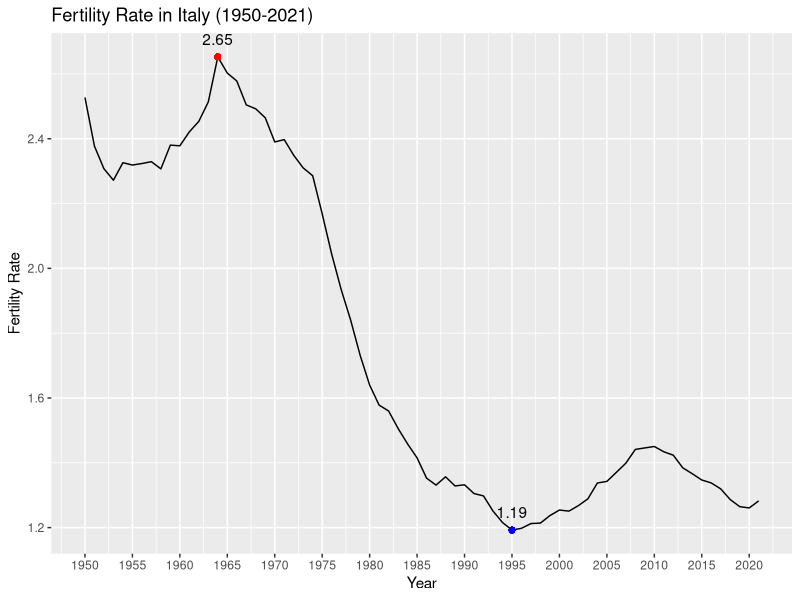
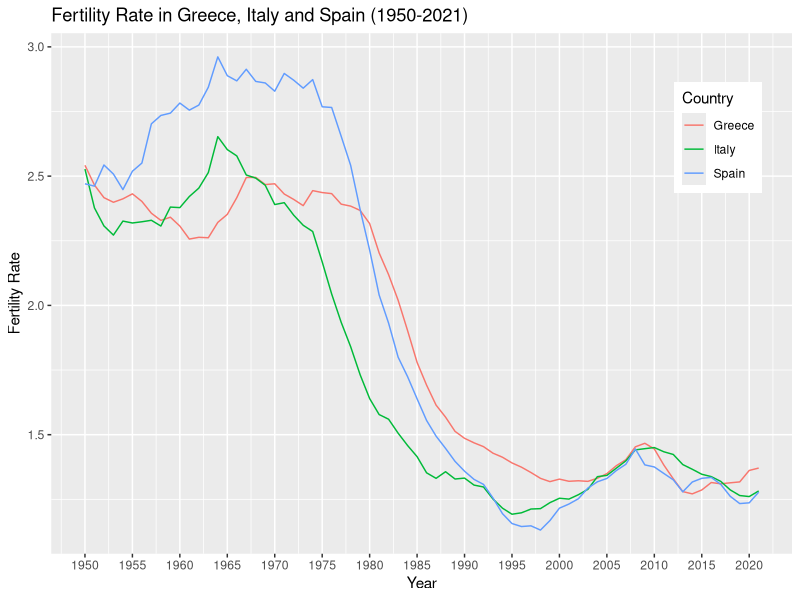
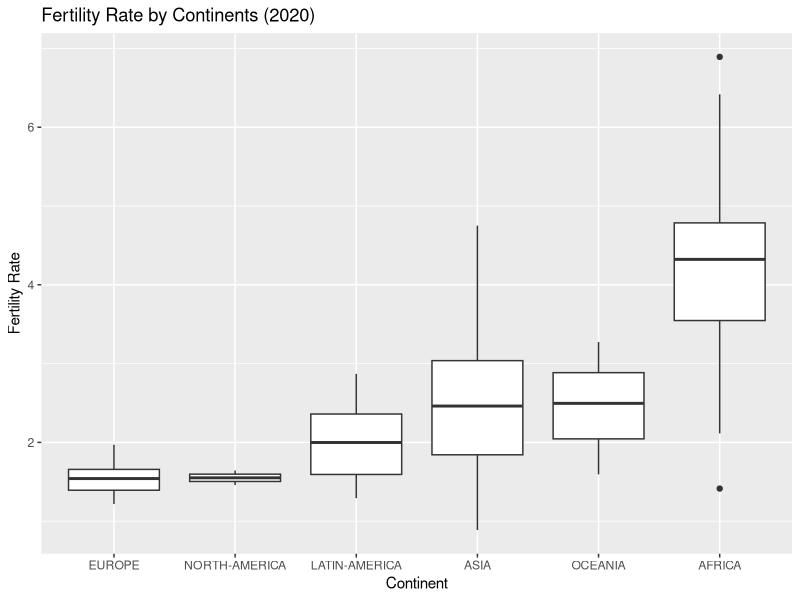
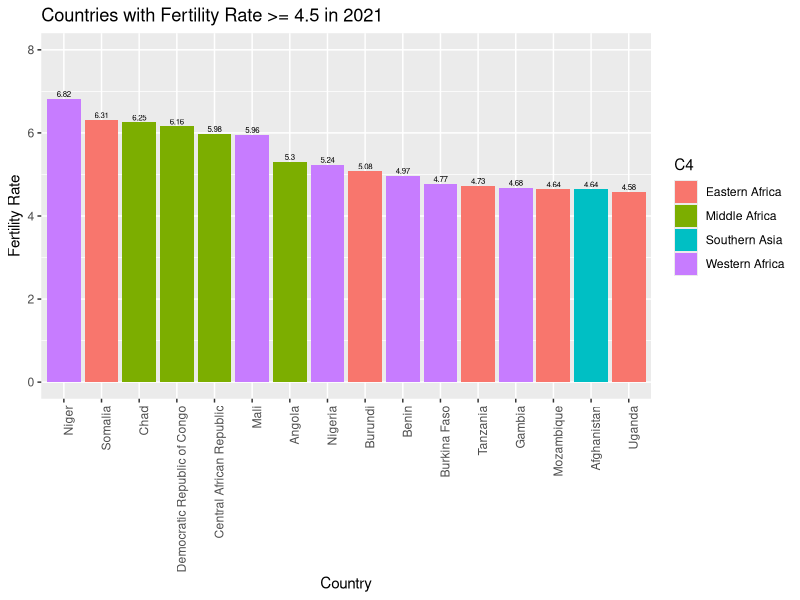
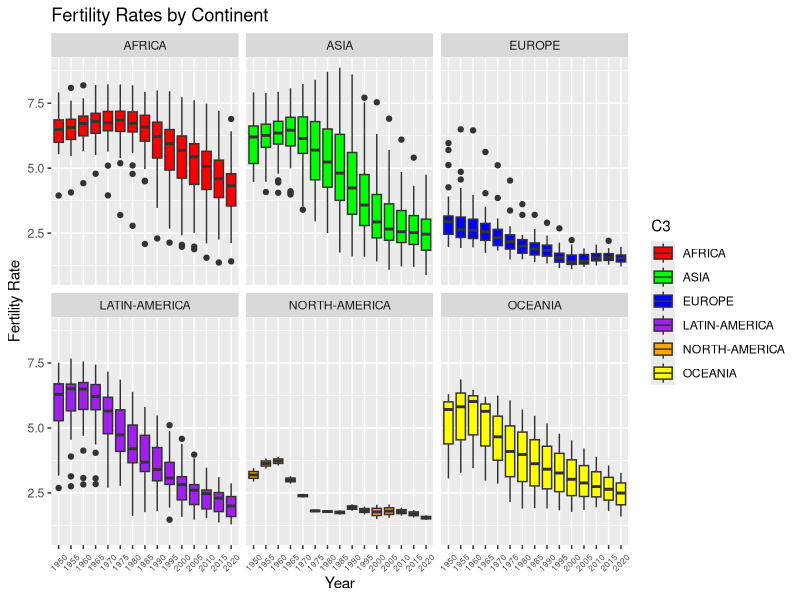
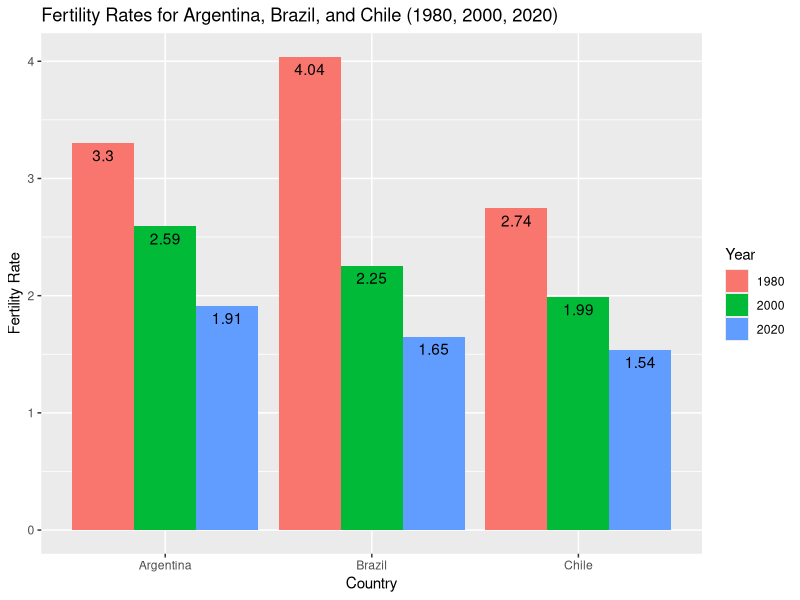
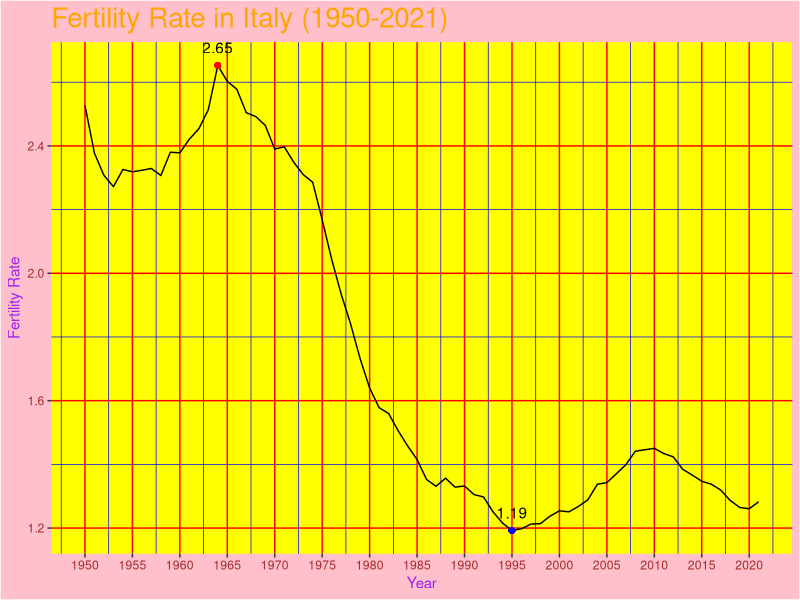
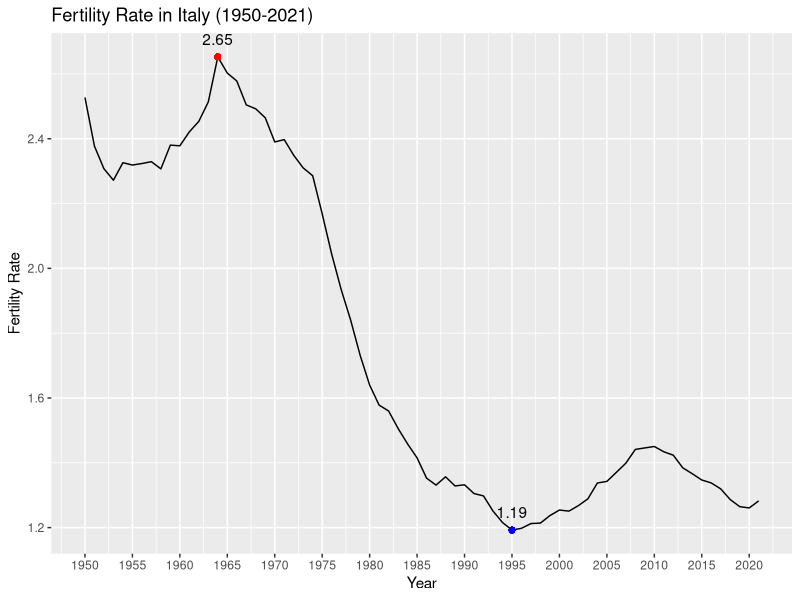

Write the R code that produced these figures, in order.
## ---- chunk 1
ass3 <- read.csv("fertility.csv")
## ---- chunk 2
library(ggplot2)

italy_data <- subset(ass3, Entity == "Italy" & Year >= 1950 & Year <= 2021)

max_fr <- max(italy_data$FR)
min_fr <- min(italy_data$FR)
max_year <- italy_data$Year[which.max(italy_data$FR)]
min_year <- italy_data$Year[which.min(italy_data$FR)]

p1 <- ggplot(italy_data, aes(x = Year, y = FR)) +
  geom_line() +
  geom_point(aes(x = max_year, y = max_fr), color = "red") +
  geom_point(aes(x = min_year, y = min_fr), color = "blue") +
  annotate("text", x = max_year, y = max_fr, label = round(max_fr, 2), vjust = -1) +
  annotate("text", x = min_year, y = min_fr, label = round(min_fr, 2), vjust = -1) +
  scale_x_continuous(breaks = seq(1950, 2021, by = 5)) + 
  ggtitle("Fertility Rate in Italy (1950-2021)") +
  xlab("Year") +
  ylab("Fertility Rate")

ggsave("plot1.png", plot = p1)

print(p1)
## ---- chunk 3
countries_data <- subset(ass3, Entity %in% c("Italy", "Spain", "Greece") & Year >= 1950 & Year <= 2021)

p2 <- ggplot(countries_data, aes(x = Year, y = FR, color = Entity)) +
  geom_line() +
  theme(legend.position = c(0.9, 0.8)) +
  labs(color = "Country") +
  ggtitle("Fertility Rate in Greece, Italy and Spain (1950-2021)") +
  scale_x_continuous(breaks = seq(1950, 2021, by = 5)) +
  xlab("Year") +
  ylab("Fertility Rate")

ggsave("plot2.png", plot = p2)

print(p2)
## ---- chunk 4
library(dplyr)
library(forcats)

data_2020 <- subset(ass3, Year == 2020)

p3 <- ggplot(data_2020, aes(x = fct_reorder(C3, FR, .fun = median), y = FR)) +
  geom_boxplot() +
  ggtitle("Fertility Rate by Continents (2020)") +
  xlab("Continent") +
  ylab("Fertility Rate")

ggsave("plot3.png", plot = p3)

print(p3)
## ---- chunk 5
data_2021_high_fr <- subset(ass3, Year == 2021 & FR >= 4.5)

p4 <- ggplot(data_2021_high_fr, aes(x = reorder(Entity, -FR), y = FR, fill = C4)) +
  geom_bar(stat = "identity") +
  geom_text(aes(label = round(FR, 2)), vjust = -0.3, size = 2) +
  ggtitle("Countries with Fertility Rate >= 4.5 in 2021") +
  xlab("Country") +
  ylab("Fertility Rate") +
  ylim(0, 8) +
  theme(axis.text.x = element_text(angle = 90, hjust = 1))

ggsave("plot4.png", plot = p4)

print(p4)
## ---- chunk 6
years_ending_in_0_or_5 <- subset(ass3, Year %% 5 == 0)

p5 <- ggplot(years_ending_in_0_or_5, aes(x = factor(Year), y = FR, fill = C3)) +
  geom_boxplot() +
  facet_wrap(~ C3) +
  ggtitle("Fertility Rates by Continent") +
  xlab("Year") +
  ylab("Fertility Rate") +
  theme(
    axis.text.x = element_text(angle = 45, vjust = 0.5, size = 6),
  ) +
  scale_fill_manual(values = c("red", "green", "blue", "purple", "orange", "yellow"))

ggsave("plot5.png", plot = p5, width = 12, height = 6)

print(p5)
## ---- chunk 7
selected_years <- subset(ass3, Entity %in% c("Argentina", "Brazil", "Chile") & Year %in% c(1980, 2000, 2020))

p6 <- ggplot(selected_years, aes(x = Entity, y = FR, fill = factor(Year))) +
  geom_bar(stat = "identity", position = "dodge") +
  geom_text(aes(label = round(FR, 2)), position = position_dodge(width = 0.9), vjust = 1.5) +
  ggtitle("Fertility Rates for Argentina, Brazil, and Chile (1980, 2000, 2020)") +
  xlab("Country") +
  ylab("Fertility Rate") +
  labs(fill = "Year")

ggsave("plot6.png", plot = p6)

print(p6)
## ---- chunk 8
ugly_theme <- theme(
  panel.background = element_rect(fill = "yellow"),
  plot.background = element_rect(fill = "pink"),
  legend.background = element_rect(fill = "green"),
  panel.grid.major = element_line(color = "red"),
  panel.grid.minor = element_line(color = "blue"),
  axis.text = element_text(color = "brown"),
  axis.title = element_text(color = "purple"),
  plot.title = element_text(color = "orange", size = 20)
)

p7 <- p1 + ugly_theme

ggsave("plot7.png", plot = p7)

print(p7)
